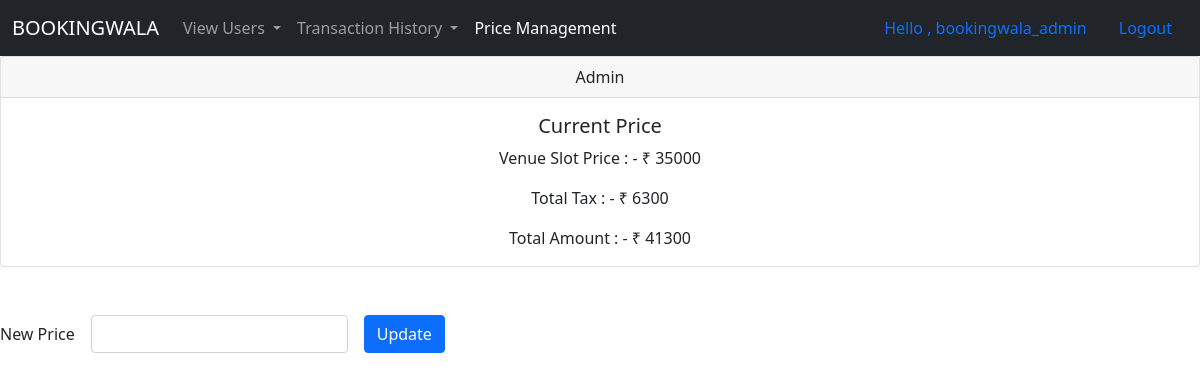
The app's page /adminvpm.php (signed in) with its own data.
### tables this page shows
CREATE TABLE `venueslotprice` (
  `id` int(11) NOT NULL,
  `venueslotprice` int(10) NOT NULL,
  `tax` int(10) NOT NULL,
  `totalamount` int(10) NOT NULL
);

### adminvpm.php (the view, shortened to what this page needs)
<?php
include 'database.php';
$sql = "SELECT * FROM `venueslotprice`";
$result = mysqli_query($conn , $sql);
while($row = mysqli_fetch_assoc($result)){
 $venueslotprice = $row['venueslotprice'] ;
 $tax = $row['tax'] ;
 $totalamount = $row['totalamount'] ;
}
?>
<!DOCTYPE html>
<html lang="en">
<head>
    <link href="https://cdn.jsdelivr.net/npm/bootstrap@5.0.0-beta3/dist/css/bootstrap.min.css?v=<?php echo time();?>" rel="stylesheet">
    <link rel="stylesheet" href="assets/css/adminvpm.css?v=<?php echo time();?>">
</head>
<body>
<nav class="navbar navbar-expand-lg navbar-dark bg-dark">
    <div class="container-fluid">
      <a class="navbar-brand" href="admin.php">BOOKINGWALA</a>
      <div class="collapse navbar-collapse" id="navbarNavDropdown">
        <ul class="navbar-nav">
          <li class="nav-item dropdown">
            <a class="nav-link dropdown-toggle" href="#" id="navbarDropdownMenuLink" role="button" data-bs-toggle="dropdown" aria-expanded="false">
              View Users
            </a>
          </li>
          <li class="nav-item dropdown">
            <a class="nav-link dropdown-toggle" href="#" id="navbarDropdownMenuLink" role="button" data-bs-toggle="dropdown" aria-expanded="false">
              Transaction History
            </a>
          </li>
          <li class="nav-item">
            <a class="nav-link active" href="adminvpm.php">Price Management</a>
          </li>
        </ul>
      </div>
      <li class="nav-item d-flex">
          <a class="nav-link" href="#">Hello , <?php echo $_SESSION['ausername']; ?></a>
          <a class="nav-link" href="logout.php">Logout</a>
        </li>
    </div>
  </nav>
<div class="card text-center">
  <div class="card-header">
    Admin
  </div>
  <div class="card-body">
    <h5 class="card-title">Current Price</h5>
    <p class="card-text">Venue Slot Price : - &#8377 <?php echo "$venueslotprice";?></p>
    <p class="card-text">Total Tax : - &#8377 <?php echo "$tax";?></p>
    <p class="card-text">Total Amount : - &#8377 <?php echo "$totalamount";?></p>
  </div>
</div>
<br><br>
<form method="POST" action="adminvpm.php">
<div class="row g-3 align-items-center">
  <div class="col-auto">
    <label for="venueslotprice" class="col-form-label">New Price</label>
  </div>
  <div class="col-auto">
    <input type="number" id="venueslotprice" name="venueslotprice" class="form-control" >
  </div>
  <div class="col-auto">
    <span>
    <button type="submit" class="btn btn-primary btn-block">Update</button>
    </span>
  </div>
</div>
</form>
</body>
</html>

### records on screen
venueslotprice: venueslotprice "35000", tax "6300", totalamount "41300"

### other values on screen
$_SESSION['ausername'] "bookingwala_admin"
